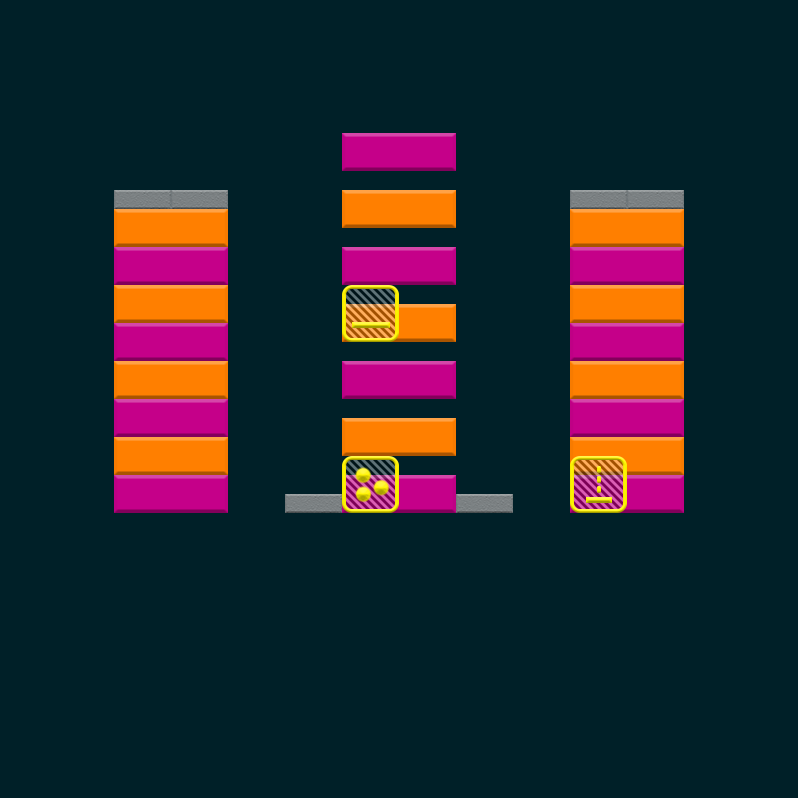

This is a level from a 2D game, rendered from its Tiled map with the project's own tilesets. A one-line summary and the map file follow, with tile-layer data summarised:
An orthogonal 14x42 tile map with 57x19 px tiles, 2 tile layers (Bricks, Powerups), 3 tilesets.

<map version="1.0" tiledversion="1.0.3" orientation="orthogonal" renderorder="left-up" width="14" height="42" tilewidth="57" tileheight="19" backgroundcolor="#002028" nextobjectid="15">
 <properties>
  <property name="FinalBallSpeedPercentageIncrease" type="int" value="25" />
 </properties>
 <tileset firstgid="1" name="Bricks" tilewidth="114" tileheight="38" tilecount="18" columns="0">
  <tile id="0">
   <properties>
    <property name="HitsToDestroy" type="int" value="1" />
   </properties>
   <image width="114" height="38" source="../../../../SourceImages/Game/Brick-A1.png" />
  </tile>
  <tile id="1">
   <properties>
    <property name="HitsToDestroy" type="int" value="2" />
   </properties>
   <image width="114" height="38" source="../../../../SourceImages/Game/Brick-A2.png" />
  </tile>
  <tile id="2">
   <properties>
    <property name="HitsToDestroy" type="int" value="1" />
   </properties>
   <image width="114" height="38" source="../../../../SourceImages/Game/Brick-B1.png" />
  </tile>
  <tile id="3">
   <properties>
    <property name="HitsToDestroy" type="int" value="2" />
   </properties>
   <image width="114" height="38" source="../../../../SourceImages/Game/Brick-B2.png" />
  </tile>
  <tile id="4">
   <properties>
    <property name="HitsToDestroy" type="int" value="1" />
   </properties>
   <image width="114" height="38" source="../../../../SourceImages/Game/Brick-C1.png" />
  </tile>
  <tile id="5">
   <properties>
    <property name="HitsToDestroy" type="int" value="2" />
   </properties>
   <image width="114" height="38" source="../../../../SourceImages/Game/Brick-C2.png" />
  </tile>
  <tile id="6">
   <properties>
    <property name="HitsToDestroy" type="int" value="1" />
   </properties>
   <image width="114" height="38" source="../../../../SourceImages/Game/Brick-D1.png" />
  </tile>
  <tile id="7">
   <properties>
    <property name="HitsToDestroy" type="int" value="2" />
   </properties>
   <image width="114" height="38" source="../../../../SourceImages/Game/Brick-D2.png" />
  </tile>
  <tile id="8">
   <properties>
    <property name="HitsToDestroy" type="int" value="-1" />
   </properties>
   <image width="114" height="38" source="../../../../SourceImages/Game/Brick-E1.png" />
  </tile>
  <tile id="9">
   <properties>
    <property name="HitsToDestroy" type="int" value="1" />
   </properties>
   <image width="57" height="19" source="../../../../SourceImages/Game/SmallBrick-A1.png" />
  </tile>
  <tile id="10">
   <properties>
    <property name="HitsToDestroy" type="int" value="2" />
   </properties>
   <image width="57" height="19" source="../../../../SourceImages/Game/SmallBrick-A2.png" />
  </tile>
  <tile id="11">
   <properties>
    <property name="HitsToDestroy" type="int" value="1" />
   </properties>
   <image width="57" height="19" source="../../../../SourceImages/Game/SmallBrick-B1.png" />
  </tile>
  <tile id="12">
   <properties>
    <property name="HitsToDestroy" type="int" value="2" />
   </properties>
   <image width="57" height="19" source="../../../../SourceImages/Game/SmallBrick-B2.png" />
  </tile>
  <tile id="14">
   <properties>
    <property name="HitsToDestroy" type="int" value="1" />
   </properties>
   <image width="57" height="19" source="../../../../SourceImages/Game/SmallBrick-C1.png" />
  </tile>
  <tile id="15">
   <properties>
    <property name="HitsToDestroy" type="int" value="2" />
   </properties>
   <image width="57" height="19" source="../../../../SourceImages/Game/SmallBrick-C2.png" />
  </tile>
  <tile id="16">
   <properties>
    <property name="HitsToDestroy" type="int" value="1" />
   </properties>
   <image width="57" height="19" source="../../../../SourceImages/Game/SmallBrick-D1.png" />
  </tile>
  <tile id="17">
   <properties>
    <property name="HitsToDestroy" type="int" value="2" />
   </properties>
   <image width="57" height="19" source="../../../../SourceImages/Game/SmallBrick-D2.png" />
  </tile>
  <tile id="18">
   <properties>
    <property name="HitsToDestroy" type="int" value="-1" />
   </properties>
   <image width="57" height="19" source="../../../../SourceImages/Game/SmallBrick-E1.png" />
  </tile>
 </tileset>
 <tileset firstgid="20" name="Powerups" tilewidth="57" tileheight="57" tilecount="6" columns="0">
  <tile id="0">
   <properties>
    <property name="PowerupType" type="int" value="3" />
   </properties>
   <image width="57" height="57" source="../../../../SourceImages/Game/PowerupFireball.png" />
  </tile>
  <tile id="1">
   <properties>
    <property name="PowerupType" type="int" value="1" />
   </properties>
   <image width="57" height="57" source="../../../../SourceImages/Game/PowerupLargerPaddle.png" />
  </tile>
  <tile id="2">
   <properties>
    <property name="PowerupType" type="int" value="2" />
   </properties>
   <image width="57" height="57" source="../../../../SourceImages/Game/PowerupMultiBall.png" />
  </tile>
  <tile id="3">
   <properties>
    <property name="PowerupType" type="int" value="4" />
   </properties>
   <image width="57" height="57" source="../../../../SourceImages/Game/PowerupBullets.png" />
  </tile>
  <tile id="4">
   <properties>
    <property name="PowerupType" type="int" value="5" />
   </properties>
   <image width="57" height="57" source="../../../../SourceImages/Game/PowerupRockets.png" />
  </tile>
  <tile id="5">
   <properties>
    <property name="PowerupType" type="int" value="6" />
   </properties>
   <image width="38" height="38" source="../../../../SourceImages/Game/LifeUp.png" />
  </tile>
 </tileset>
 <tileset firstgid="26" name="Wormholes" tilewidth="57" tileheight="57" tilecount="2" columns="0">
  <tile id="2">
   <image width="57" height="57" source="../../../../SourceImages/Game/WormholeIn.png" />
  </tile>
  <tile id="3">
   <image width="57" height="57" source="../../../../SourceImages/Game/WormholeOut.png" />
  </tile>
 </tileset>
 <layer name="Bricks" width="14" height="42">
  <data>[588 cells, 29 non-empty, 3 distinct tile ids]</data>
 </layer>
 <layer name="Powerups" width="14" height="42">
  <data>[588 cells, 3 non-empty, 3 distinct tile ids]</data>
 </layer>
 <objectgroup name="Wormholes" />
</map>
